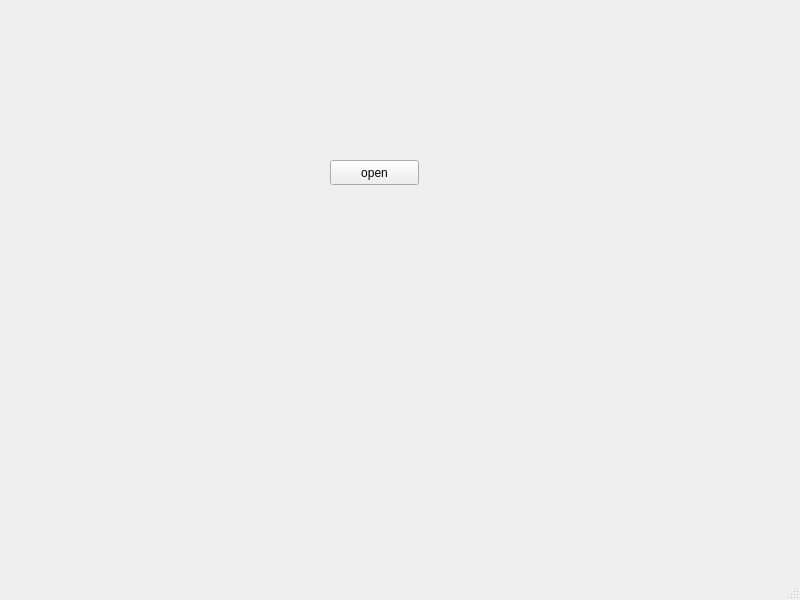
<?xml version="1.0" encoding="UTF-8"?>
<ui version="4.0">
 <class>MainWindow</class>
 <widget class="QMainWindow" name="MainWindow">
  <property name="geometry">
   <rect>
    <x>0</x>
    <y>0</y>
    <width>800</width>
    <height>600</height>
   </rect>
  </property>
  <property name="windowTitle">
   <string>MainWindow</string>
  </property>
  <widget class="QWidget" name="centralwidget">
   <widget class="QPushButton" name="pushButton">
    <property name="geometry">
     <rect>
      <x>330</x>
      <y>160</y>
      <width>89</width>
      <height>25</height>
     </rect>
    </property>
    <property name="text">
     <string>open</string>
    </property>
   </widget>
  </widget>
  <widget class="QMenuBar" name="menubar">
   <property name="geometry">
    <rect>
     <x>0</x>
     <y>0</y>
     <width>800</width>
     <height>22</height>
    </rect>
   </property>
  </widget>
  <widget class="QStatusBar" name="statusbar"/>
 </widget>
 <resources/>
 <connections/>
</ui>
